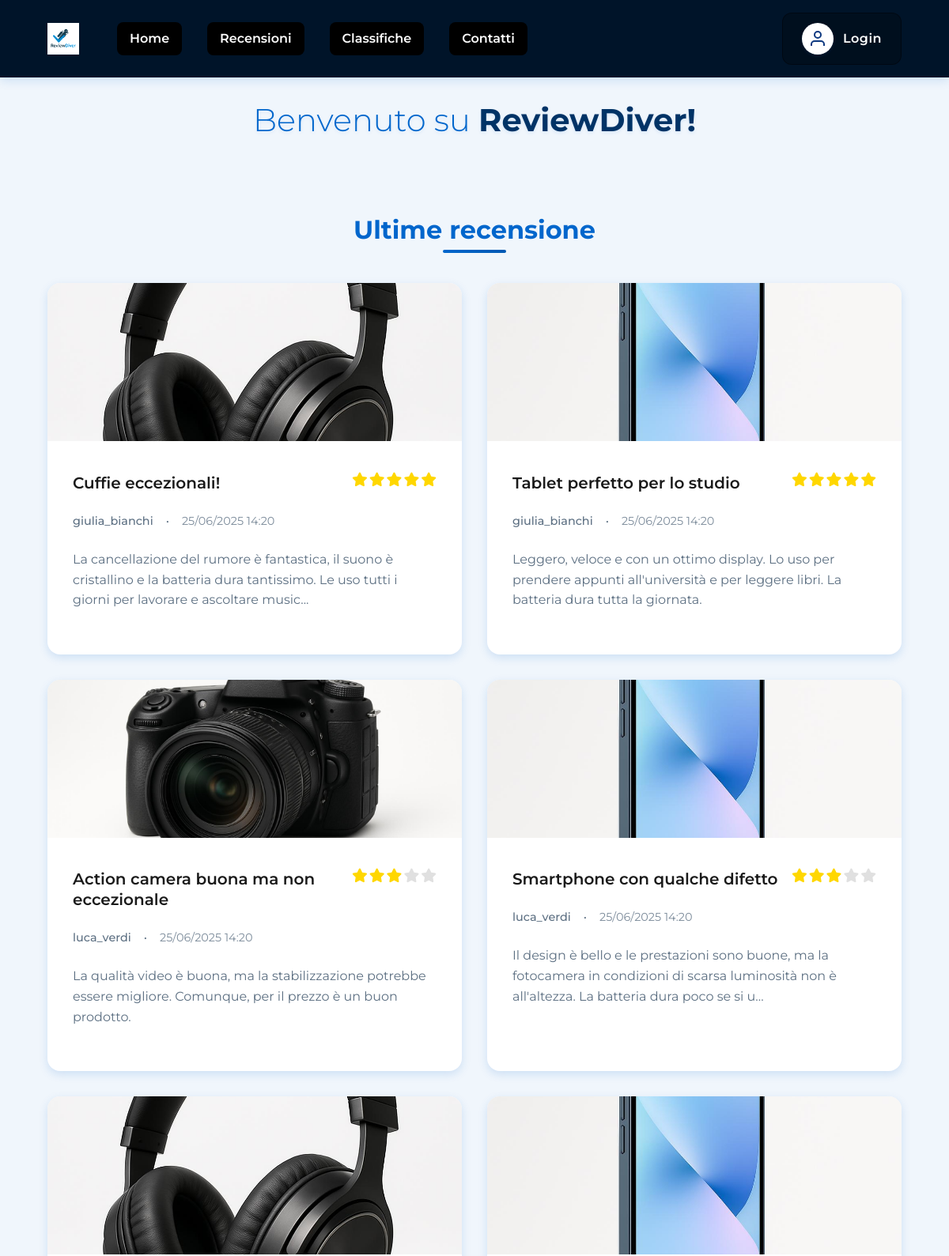
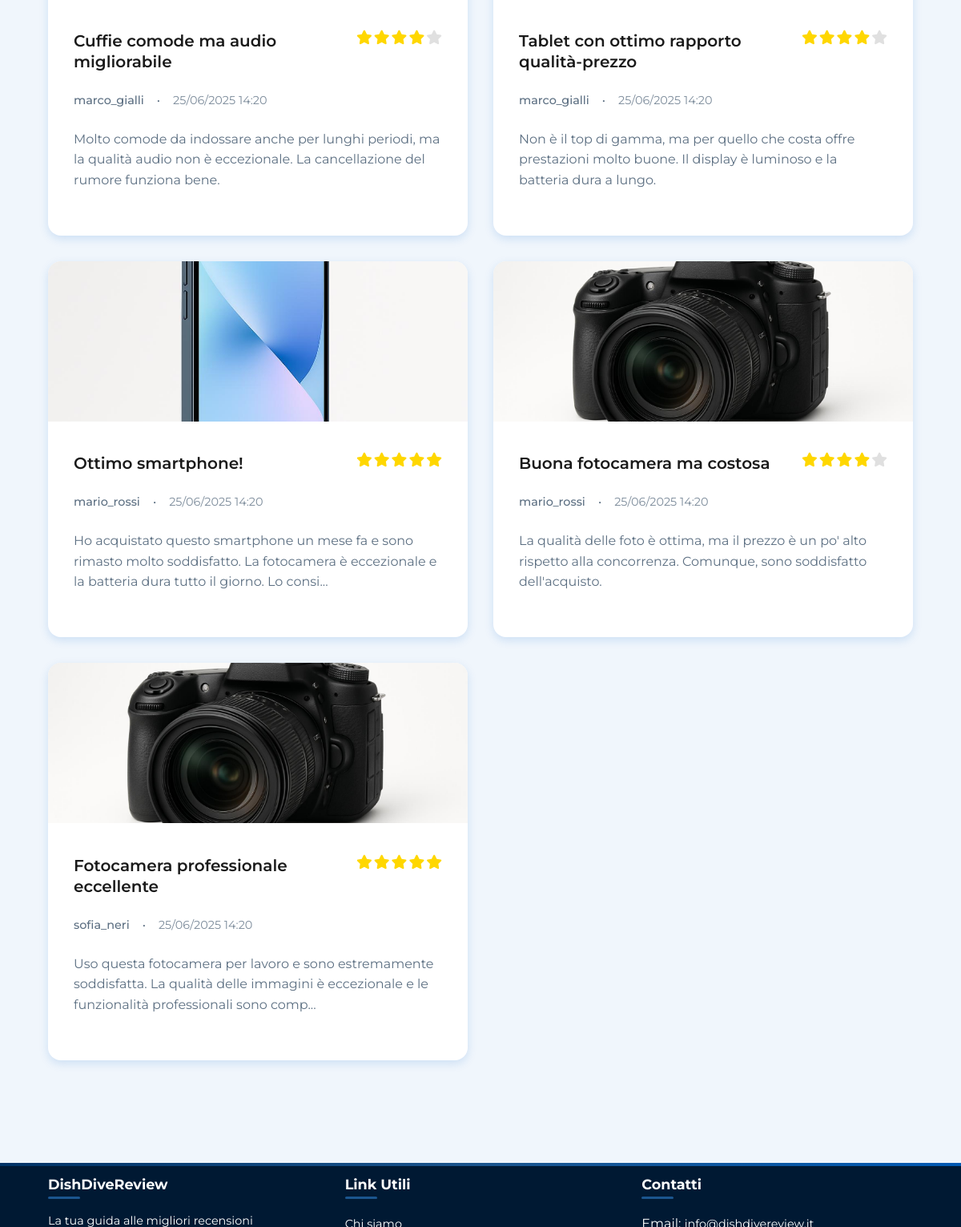
The page / on the database its author committed (2 pictures, top to bottom).
### tables this page shows
CREATE TABLE reviews (
    id INT AUTO_INCREMENT PRIMARY KEY,
    user_id INT NOT NULL,
    title VARCHAR(255) NOT NULL,
    content TEXT NOT NULL,
    rating INT NOT NULL,
    product_name VARCHAR(255) NOT NULL,
    product_image VARCHAR(255),       
    created_at TIMESTAMP NOT NULL DEFAULT CURRENT_TIMESTAMP,
    updated_at TIMESTAMP NULL DEFAULT NULL,
    deleted_at TIMESTAMP NULL DEFAULT NULL,             
    FOREIGN KEY (user_id) REFERENCES utenti(id),
    CHECK (rating BETWEEN 1 AND 5)
);

CREATE TABLE utenti (
    id INT AUTO_INCREMENT PRIMARY KEY,
    username VARCHAR(50) NOT NULL UNIQUE,
    email VARCHAR(100) NOT NULL UNIQUE,
    password VARCHAR(255) NOT NULL,   
    nome VARCHAR(50) NOT NULL,        
    cognome VARCHAR(50) NOT NULL,     
    profile_photo VARCHAR(255),       
    birth_day INT,                    
    birth_month INT,                  
    birth_year INT,                   
    role VARCHAR(20) DEFAULT 'user',  
    remember_token VARCHAR(255),      
    created_at TIMESTAMP NOT NULL DEFAULT CURRENT_TIMESTAMP,    
    updated_at TIMESTAMP NULL DEFAULT NULL,             
    deleted_at TIMESTAMP NULL DEFAULT NULL              
);

### index.php (the view, shortened to what this page needs)
<?php
require_once 'php/database.php';
$header = file_get_contents("static/header.html");
$footer = file_get_contents("static/footer.html");
$DOM = file_get_contents("static/index.html");
$DOM = str_replace("../css/style.css", "css/style.css", $DOM);
$DOM = str_replace("../css/pages.css", "css/pages.css", $DOM);
$DOM = str_replace("", $header, $DOM);
$DOM = str_replace("", $footer, $DOM);
$contenutoLogin = "";
$headerLoginHtml = "";
if (!SessionManager::isLoggedIn()) {
  $contenutoLogin = "";
  $headerLoginHtml = "<a href='php/login_form.php' class='login-link' aria-label='Accedi al tuo account'>
                        <div class='user-icon-bg'>
                          <svg width='24' height='24' viewBox='0 0 24 24' fill='none' stroke='currentColor' stroke-width='2' id='user-icon'>
                            <path d='M20 21v-2a4 4 0 0 0-4-4H8a4 4 0 0 0-4 4v2'></path>
                            <circle cx='12' cy='7' r='4'></circle>
                          </svg>
                        </div>
                        <div class='login-text'>Login</div>
                      </a>";
}
$DOM = str_replace("", $contenutoLogin, $DOM);
$DOM = str_replace("", $headerLoginHtml, $DOM);
$reviewManager = new ReviewManager();
$result = $reviewManager->getAllReviews(1, 10);
$reviewsHtml = '';
if ($result !== false) {
    foreach ($result['reviews'] as $review) {
        $stars = Utils::generateStars($review['rating']);
        $excerpt = strlen($review['content']) > 150 ? substr($review['content'], 0, 150) . '...' : $review['content'];
        $date = Utils::formatDate($review['created_at']);
        $img = $review['product_image'] ? "<img src='../{$review['product_image']}' alt='" . htmlspecialchars($review['product_name']) . "' class='review-image'>" : '';
        $title = htmlspecialchars($review['title']);
        $user = htmlspecialchars($review['username']);
        $reviewsHtml .= "<a href='php/recensione.php?id={$review['id']}' class='review-card'>" .
                         $img .
                         "<div class='review-content'>" .
                         "<div class='review-header'><h3 class='review-title'>{$title}</h3>" .
                         "<div class='review-rating' aria-label='Valutazione {$review['rating']} su 5'>{$stars}</div></div>" .
                         "<div class='review-meta'><span class='review-author'>{$user}</span><span>•</span><span class='review-date'>{$date}</span></div>" .
                         "<p class='review-excerpt'>" . htmlspecialchars($excerpt) . "</p>" .
                         "</div></a>";
    }
}
$DOM = str_replace('', $reviewsHtml, $DOM);
echo $DOM;
?>

### php/database.php (shortened to what this page needs)
<?php
class DatabaseConfig {
    private static $host = 'mysql2.sqlpub.com';
    private static $port = '3307';
    private static $dbname = 'databaserecensione';
    private static $username = 'testnalan';
    private static $password = 'l5jKAzMduE6bgAWH';
    public static function getConnection() {
        try {
            $dsn = "mysql:host=" . self::$host;
            if (!empty(self::$port)) {
                $dsn .= ";port=" . self::$port;
            }
            $dsn .= ";dbname=" . self::$dbname . ";charset=utf8mb4";
            $options = [
                PDO::ATTR_ERRMODE => PDO::ERRMODE_EXCEPTION,
                PDO::ATTR_DEFAULT_FETCH_MODE => PDO::FETCH_ASSOC,
                PDO::ATTR_EMULATE_PREPARES => false
            ];
            $pdo = new PDO($dsn, self::$username, self::$password, $options);
            return $pdo;
        } catch (PDOException $e) {
            error_log("Errore connessione database: " . $e->getMessage());
            throw new Exception("Errore di connessione al database");
        }
    }
}
class ReviewManager {
    private $db;
    public function __construct() {
        $this->db = DatabaseConfig::getConnection();
    }
    public function getAllReviews($page = 1, $limit = 10) {
        try {
            $offset = ($page - 1) * $limit;
            $stmt = $this->db->prepare("SELECT r.id, r.title, r.content, r.rating, r.product_name, r.product_image, r.created_at, r.updated_at, u.username FROM reviews r JOIN utenti u ON r.user_id = u.id WHERE r.deleted_at IS NULL ORDER BY r.created_at DESC LIMIT ? OFFSET ?");
            $stmt->execute([$limit, $offset]);
            $reviews = $stmt->fetchAll();
            $count = $this->db->query("SELECT COUNT(*) as total FROM reviews WHERE deleted_at IS NULL")->fetch()['total'];
            return ['reviews' => $reviews, 'total' => $count, 'page' => $page, 'limit' => $limit, 'total_pages' => ceil($count / $limit)];
        } catch (PDOException $e) {
            error_log('Errore getAllReviews: ' . $e->getMessage());
            return false;
        }
    }
}
class Utils {
    public static function formatDate($date, $format = 'd/m/Y H:i') {
        return date($format, strtotime($date));
    }
    public static function generateStars($rating) {
        $stars = '';
        for ($i = 1; $i <= 5; $i++) {
            if ($i <= $rating) {
                $stars .= '<i class="fas fa-star star"></i>';
            } else {
                $stars .= '<i class="fas fa-star star empty"></i>';
            }
        }
        return $stars;
    }
}
class SessionManager {
    public static function isLoggedIn() {
        return isset($_SESSION['user_id']) && !empty($_SESSION['user_id']);
    }
}
?>

### css/pages.css (style rules this page uses)
.reviews-grid { display: grid; grid-template-columns: repeat(auto-fill, minmax(21.875rem, 1fr)); gap: var(--spacing-lg); margin-bottom: var(--spacing-xl); }
.review-card { background: var(--surface); border-radius: var(--radius-lg); overflow: hidden; box-shadow: var(--shadow-md); transition: var(--transition); cursor: pointer; }
.review-image { width: 100%; height: 12.5rem; object-fit: cover; }
.review-content { padding: var(--spacing-lg); }
.review-header { display: flex; justify-content: space-between; align-items: flex-start; margin-bottom: var(--spacing-md); }
.review-title { font-size: 1.25rem; font-weight: 600; color: var(--text-primary); margin: 0; line-height: 1.3; }
.review-rating { display: flex; gap: 0.125rem; margin-left: var(--spacing-sm); }
.star { color: #FFD700; font-size: 1.1rem; }
.star.empty { color: #E0E0E0; }
.review-meta { display: flex; align-items: center; gap: var(--spacing-sm); margin-bottom: var(--spacing-md); font-size: 0.9rem; color: var(--text-secondary); }
.review-author { font-weight: 500; }
.review-date { opacity: 0.8; }
.review-excerpt { color: var(--text-secondary); line-height: 1.6; margin-bottom: var(--spacing-md); }

### rows shown on the page
reviews: product_image (picture), title "Cuffie eccezionali!", rating 5 (drawn), user.username "giulia_bianchi", created_at "25/06/2025 14:20", content "La cancellazione del rumore è fantastica, il suono è cristallino e la batteria dura tantissimo. Le uso tutti i giorni per lavorare e ascoltare music..."
reviews: product_image (picture), title "Tablet perfetto per lo studio", rating 5 (drawn), user.username "giulia_bianchi", created_at "25/06/2025 14:20", content "Leggero, veloce e con un ottimo display. Lo uso per prendere appunti all'università e per leggere libri. La batteria dura tutta la giornata."
reviews: product_image (picture), title "Action camera buona ma non eccezionale", rating 3 (drawn), user.username "luca_verdi", created_at "25/06/2025 14:20", content "La qualità video è buona, ma la stabilizzazione potrebbe essere migliore. Comunque, per il prezzo è un buon prodotto."
reviews: product_image (picture), title "Smartphone con qualche difetto", rating 3 (drawn), user.username "luca_verdi", created_at "25/06/2025 14:20", content "Il design è bello e le prestazioni sono buone, ma la fotocamera in condizioni di scarsa luminosità non è all'altezza. La batteria dura poco se si u..."
reviews: product_image (picture), title "Cuffie comode ma audio migliorabile", rating 4 (drawn), user.username "marco_gialli", created_at "25/06/2025 14:20", content "Molto comode da indossare anche per lunghi periodi, ma la qualità audio non è eccezionale. La cancellazione del rumore funziona bene."
reviews: product_image (picture), title "Tablet con ottimo rapporto qualità-prezzo", rating 4 (drawn), user.username "marco_gialli", created_at "25/06/2025 14:20", content "Non è il top di gamma, ma per quello che costa offre prestazioni molto buone. Il display è luminoso e la batteria dura a lungo."
reviews: product_image (picture), title "Ottimo smartphone!", rating 5 (drawn), user.username "mario_rossi", created_at "25/06/2025 14:20", content "Ho acquistato questo smartphone un mese fa e sono rimasto molto soddisfatto. La fotocamera è eccezionale e la batteria dura tutto il giorno. Lo consi..."
reviews: product_image (picture), title "Buona fotocamera ma costosa", rating 4 (drawn), user.username "mario_rossi", created_at "25/06/2025 14:20", content "La qualità delle foto è ottima, ma il prezzo è un po' alto rispetto alla concorrenza. Comunque, sono soddisfatto dell'acquisto."
reviews: product_image (picture), title "Fotocamera professionale eccellente", rating 5 (drawn), user.username "sofia_neri", created_at "25/06/2025 14:20", content "Uso questa fotocamera per lavoro e sono estremamente soddisfatta. La qualità delle immagini è eccezionale e le funzionalità professionali sono comp..."

### other values the page prints
$DOM "Home Recensioni Classifiche Contatti Benvenuto su ReviewDiver! Ultime recensione DishDiveReview La tua guida alle migliori recensioni Link Utili Contatti"
